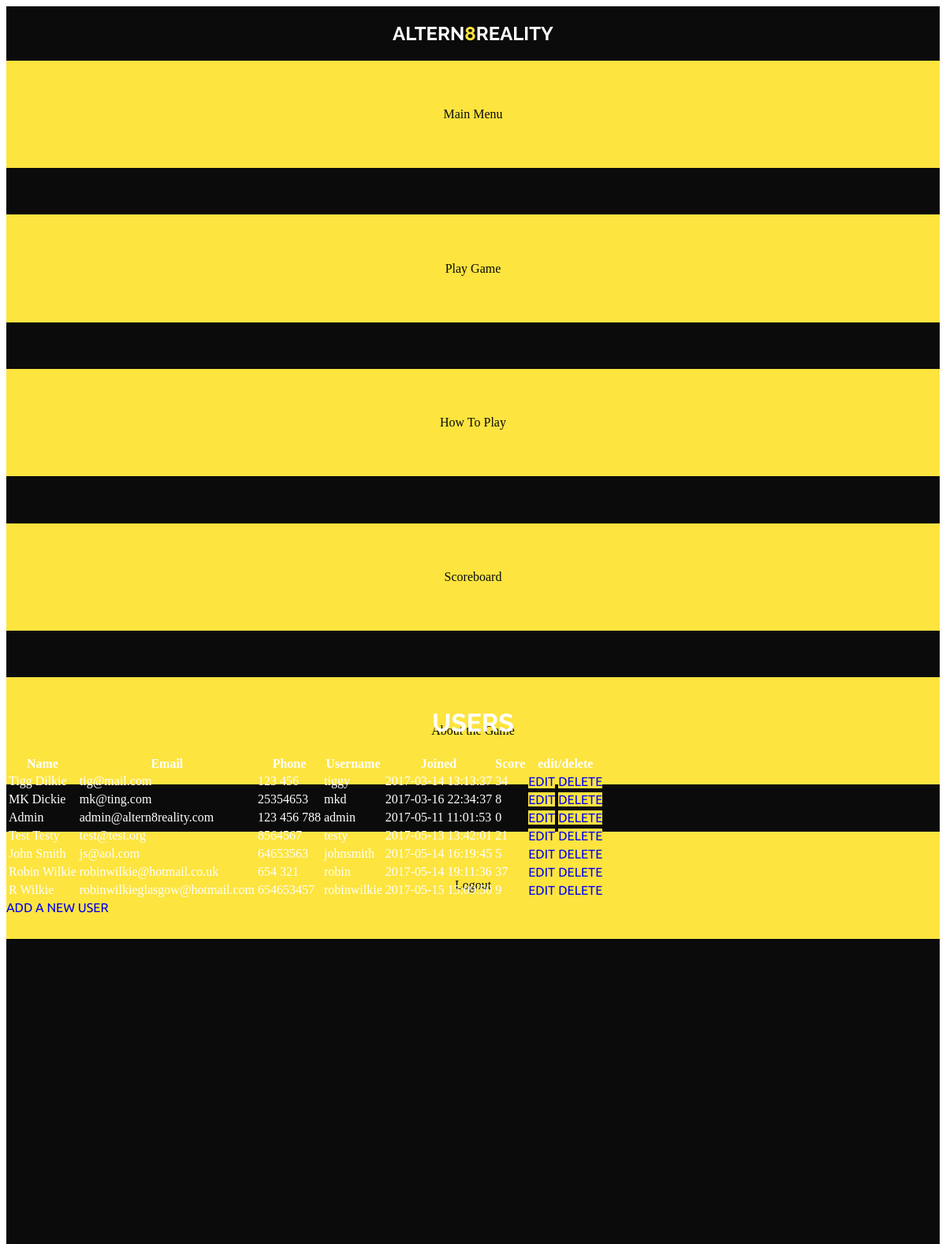
/admin/users.php, run on the app's committed database.
### tables this page shows
CREATE TABLE `users` (
  `id` int(11) NOT NULL,
  `name` varchar(50) NOT NULL,
  `email` varchar(50) NOT NULL,
  `phone` varchar(30) NOT NULL,
  `username` varchar(20) NOT NULL,
  `password` varchar(64) NOT NULL,
  `salt` varchar(32) NOT NULL,
  `joined` datetime NOT NULL,
  `group` int(11) NOT NULL,
  `score` int(11) NOT NULL
);

### admin/dbMysql.php (called while the page is built, shortened)
<?php
class database_con {
    public function selectusers() {
        $conn = mysqli_connect("127.0.0.1", "root", "", "altern8reality");
        $res = mysqli_query($conn, "SELECT * FROM users");
        return $res;
    }
}
?>

### admin/users.php (the view, shortened to what this page needs)
<?php
include_once('dbMysql.php');
$con = new database_con();
$table = "users";
$res=$con->selectusers($table);
?>
    <!DOCTYPE html>
    <html lang="en">
    <head>
        <link rel="stylesheet" href="https://code.jquery.com/mobile/1.4.5/jquery.mobile-1.4.5.min.css" />
        <link rel="stylesheet" href="../css/styles.css">
    </head>
    <body>
        <div data-role="page" class="content">
            <div data-role="header">
                <div class="headerThree">
                    <h2>ALTERN<span>8</span>REALITY</h2>
                </div>
            </div>
            <div data-role="panel" data-position="right" data-display="push" data-theme="none" id="myPanel">
                <div class="slideOut">
                    <a href="../options.php">Main Menu</a>
                    <a href="../game.php" rel="external">Play Game</a>
                    <a href="../howtoplay.php">How To Play</a>
                    <a href="../scoreboard.php">Scoreboard</a>
                    <a href="../about.php">About the Game</a>
                    <a href="../logout.php">Logout</a>
                </div>
            </div>
            <div data-role="main" class="ui-content">
                <h1>USERS</h1>
                <table data-role="table" class="ui-responsive">
                    <thead>
                        <tr>
                            <th>Name</th>
                            <th>Email</th>
                            <th>Phone</th>
                            <th>Username</th>
                            <th>Joined</th>
                            <th>Score</th>
                            <th>edit/delete</th>
                        </tr>
                    </thead>
                    <?php
                     while($row=mysqli_fetch_row($res))
                     {
                    ?>
                        <tbody>
                            <tr>
                                <td>
                                    <?php echo $row[1]; ?>
                                </td>
                                <td>
                                    <?php echo $row[2]; ?>
                                </td>
                                <td>
                                    <?php echo $row[3]; ?>
                                </td>
                                <td>
                                    <?php echo $row[4]; ?>
                                </td>
                                <td>
                                    <?php echo $row[7]; ?>
                                </td>
                                <td>
                                    <?php echo $row[9]; ?>
                                </td>
                                <td>
                                    <a href="javascript:edit_id(<?php echo $row[0]; ?>)" data-role="button" data-transition="flip" class="primaryBtn">EDIT</a>
                                    <a href="javascript:del_id(<?php echo $row[0]; ?>)" data-role="button" data-transition="flip" class="primaryBtn">DELETE</a>
                                </td>
                            </tr>
                            <?php
                             }
                             ?>
                        </tbody>
                </table>
                <a href="adduser.php" rel="external" data-role="button" data-transition="flip" class="primaryBtn">ADD A NEW USER</a>
            </div>
        </div>
    </body>
    </html>

### css/styles.css (style rules this page uses)
html { height: 100% !important; }
body { height: 100% !important; }
h1, h2, h3 { font-family: 'Raleway', sans-serif !important; text-shadow: none !important; text-align: center; }
a { outline: none !important; }
span { color: #FDE43F; }
.content { height: 100% !important; background-color: #0B0B0B !important; color: #FFFFFF !important; }
.ui-content { background-color: #0B0B0B; height: 85vh; color: #FFFFFF; }
.headerOne, .headerTwo, .headerThree { background-color: #0B0B0B; color: #FFFFFF; display: flex; justify-content: center; }
.slideOut { height: 100vh; width: 100%; display: flex; flex-direction: column; text-align: center; background-color: #0B0B0B; color: #FFFFFF; outline: none; }
.slideOut a { text-shadow: none; text-decoration: none; outline: none; padding: 5%; background-color: #FDE43F; color: #0B0B0B; margin-bottom: 5%; }
#myPanel a { color: #0B0B0B; margin-bottom: 5%; }
.primaryBtn { background-color: #FDE43F !important; font-family: 'Ubuntu', sans-serif !important; text-decoration: none !important; text-shadow: none !important; outline: none !important; border: none !important; transition: all 0.3s ease-in-out 0s; }
span { color: #FDE43F; animation: glow 1.5s ease-in-out infinite alternate; }

### data on the page
users: name "Tigg Dilkie", email "tig@mail.com", phone "123 456", username "tiggy", joined "2017-03-14 13:13:37", score "34"
users: name "MK Dickie", email "mk@ting.com", phone "25354653", username "mkd", joined "2017-03-16 22:34:37", score "8"
users: name "Admin", email "admin@altern8reality.com", phone "123 456 788", username "admin", joined "2017-05-11 11:01:53", score "0"
users: name "Test Testy", email "test@test.org", phone "8564567", username "testy", joined "2017-05-13 13:42:01", score "21"
users: name "John Smith", email "js@aol.com", phone "64653563", username "johnsmith", joined "2017-05-14 16:19:45", score "5"
users: name "Robin Wilkie", email "robinwilkie@hotmail.co.uk", phone "654 321", username "robin", joined "2017-05-14 19:11:36", score "37"
users: name "R Wilkie", email "robinwilkieglasgow@hotmail.com", phone "654653457", username "robinwilkie", joined "2017-05-15 15:09:50", score "9"
